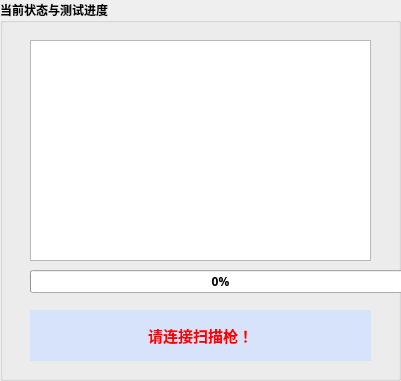
  <widget class="QGroupBox" name="groupBox_2">
   <property name="geometry">
    <rect>
     <x>1130</x>
     <y>70</y>
     <width>401</width>
     <height>381</height>
    </rect>
   </property>
   <property name="font">
    <font>
     <family>微软雅黑</family>
     <pointsize>9</pointsize>
     <weight>75</weight>
     <bold>true</bold>
    </font>
   </property>
   <property name="title">
    <string>当前状态与测试进度</string>
   </property>
   <widget class="QTextBrowser" name="textBrowser">
    <property name="geometry">
     <rect>
      <x>30</x>
      <y>40</y>
      <width>341</width>
      <height>221</height>
     </rect>
    </property>
    <property name="font">
     <font>
      <weight>50</weight>
      <bold>false</bold>
     </font>
    </property>
    <property name="autoFillBackground">
     <bool>false</bool>
    </property>
   </widget>
   <widget class="QProgressBar" name="progressBar">
    <property name="geometry">
     <rect>
      <x>30</x>
      <y>270</y>
      <width>381</width>
      <height>23</height>
     </rect>
    </property>
    <property name="value">
     <number>0</number>
    </property>
   </widget>
   <widget class="QLabel" name="label11">
    <property name="geometry">
     <rect>
      <x>30</x>
      <y>310</y>
      <width>341</width>
      <height>51</height>
     </rect>
    </property>
    <property name="font">
     <font>
      <family>微软雅黑</family>
      <pointsize>11</pointsize>
      <weight>75</weight>
      <bold>true</bold>
     </font>
    </property>
    <property name="autoFillBackground">
     <bool>false</bool>
    </property>
    <property name="styleSheet">
     <string notr="true">background-color: rgb(215, 227, 250);
color: rgb(255, 0, 0);</string>
    </property>
    <property name="text">
     <string>请连接扫描枪！</string>
    </property>
    <property name="alignment">
     <set>Qt::AlignCenter</set>
    </property>
    <property name="wordWrap">
     <bool>false</bool>
    </property>
   </widget>
  </widget>
